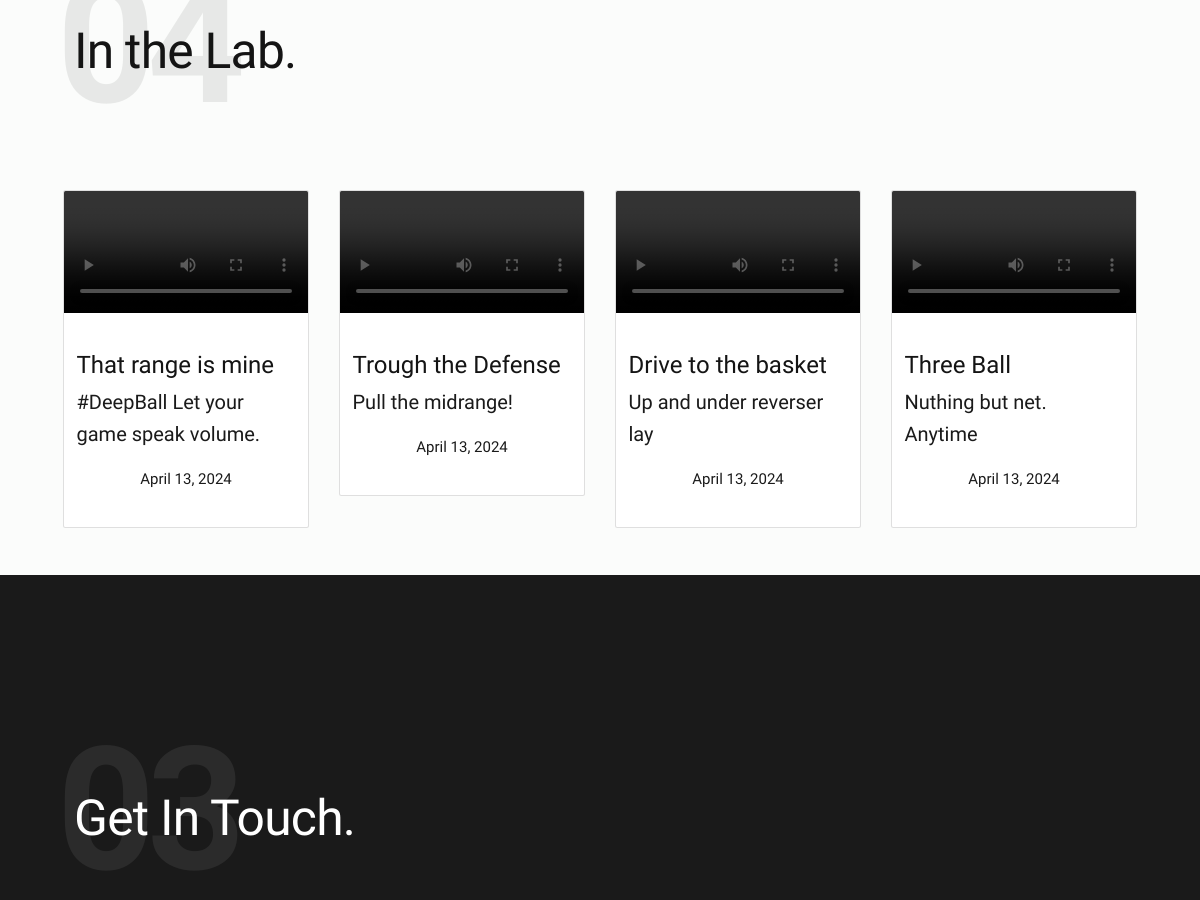
Before: / (middle part) with the older database file.
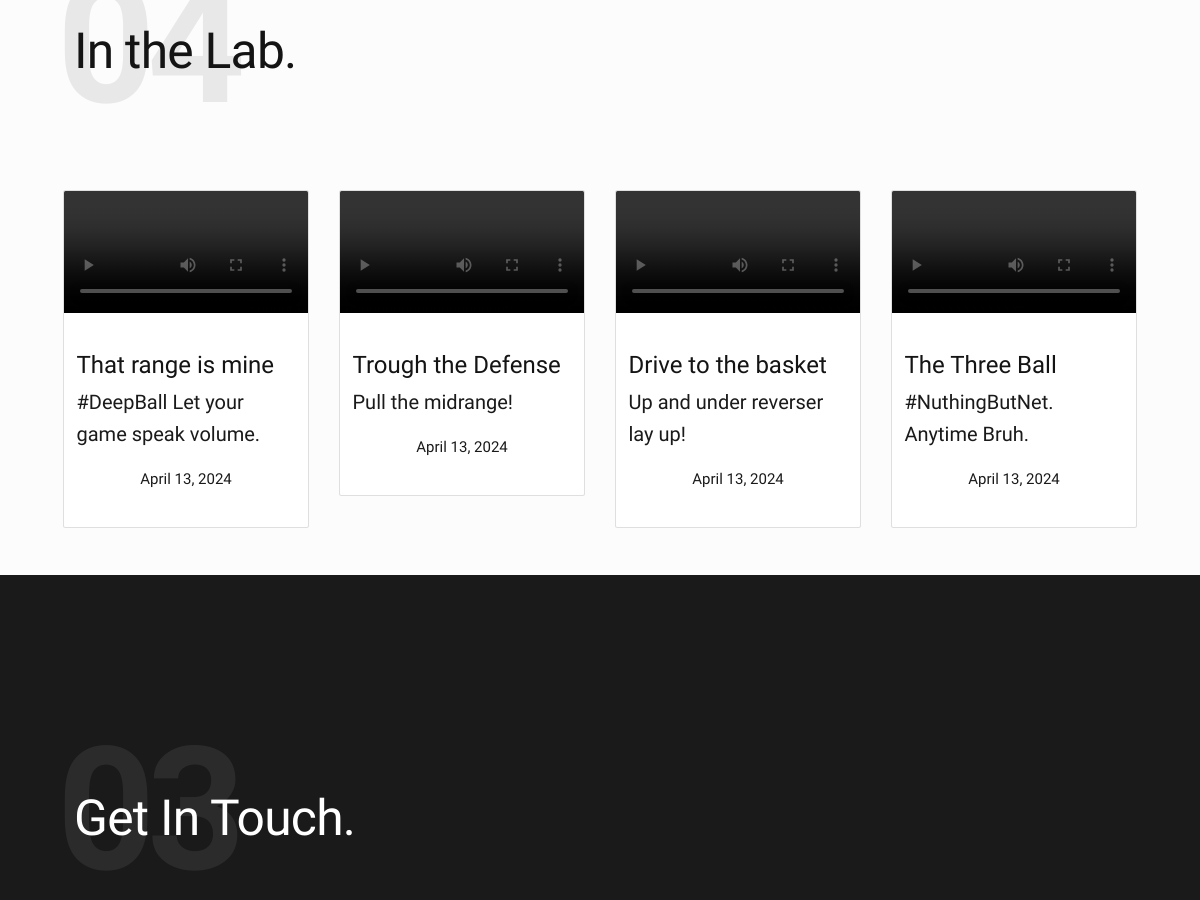
After: the same page with the newer database file.
### home/models.py (models this page shows, shortened)
class Video(models.Model):
    title = models.CharField(max_length=255, null=True, blank=True)
    text = models.TextField(max_length=1000, null=True, blank=True)
    video = models.FileField(null=True, blank=True)
    date = models.DateField(null=True, blank=True)

### home/views.py (the view)
def index(request):
    descriptions = AboutMe.objects.all()
    testimonies = Testimonies.objects.all()
    articles = Blog.objects.all()
    videos = Video.objects.all()
    context = {
        'descrptions': descriptions,
        'testimonies': testimonies,
        'articles': articles,
        'videos': videos
    }
    return render(request, 'index.html', context)

### home/templates/index.html (shortened to what this page needs)
<!DOCTYPE html>
{% load static %}
<html lang="en" class="no-js" >
<head>
    <link rel="stylesheet" href="https://cdn.jsdelivr.net/npm/bootstrap@4.6.2/dist/css/bootstrap.min.css">
    <link rel="stylesheet" href="{% static 'css/vendor.css' %}">
    <link rel="stylesheet" href="{% static 'css/styles.css' %}">
</head>
<body id="top">
    <div id="page" class="s-pagewrap">
        <section id="about" class="s-about target-section">
            <div class="row s-about__content">
                <div class="column xl-12">
                    <div class="section-header" data-num="04">
                        <h2 class="text-display-title">In the Lab.</h2>
                    </div>
                </div>
            </div>
            <div class="row row-cols-1 row-cols-md-4">
                {% for e in videos %}
                <div class="col mb-4">
                  <div class="card" id='blog'>
                    <a>
                    {% if e.video %}
                    <video controls="true" src="{{e.video.url}}" class="card-img-top" alt="...">
                    {% endif %}
                    </a>
                    <div class="card-body" id='vid'>
                      <h5 class="card-title">{{e.title}}</h5>
                      <p class="card-text">{{e.text}}</p>
                    </div>
                    <div id="date">
                    <p>{{e.date}}</p>
                    </div>
                  </div>
                </div>
                {% endfor %}
              </div>
        </section>
        <br>
        <footer id="footer" class="s-footer target-section">
            <div class="row">
                <div class="column lg-12">
                    <div class="section-header light-on-dark" data-num="03">
                        <h2 class="text-display-title">Get In Touch.</h2>
                    </div>
                </div>
            </div>
        </footer>
    </div>
</body>
</html>

Changed rows visible on the page:
changed Video "Drive to the basket": text "Up and under reverser lay" → "Up and under reverser lay up!"
changed Video: title "Three Ball" → "The Three Ball"; text "Nuthing but net. Anytime" → "#NuthingButNet. Anytime Bruh."
